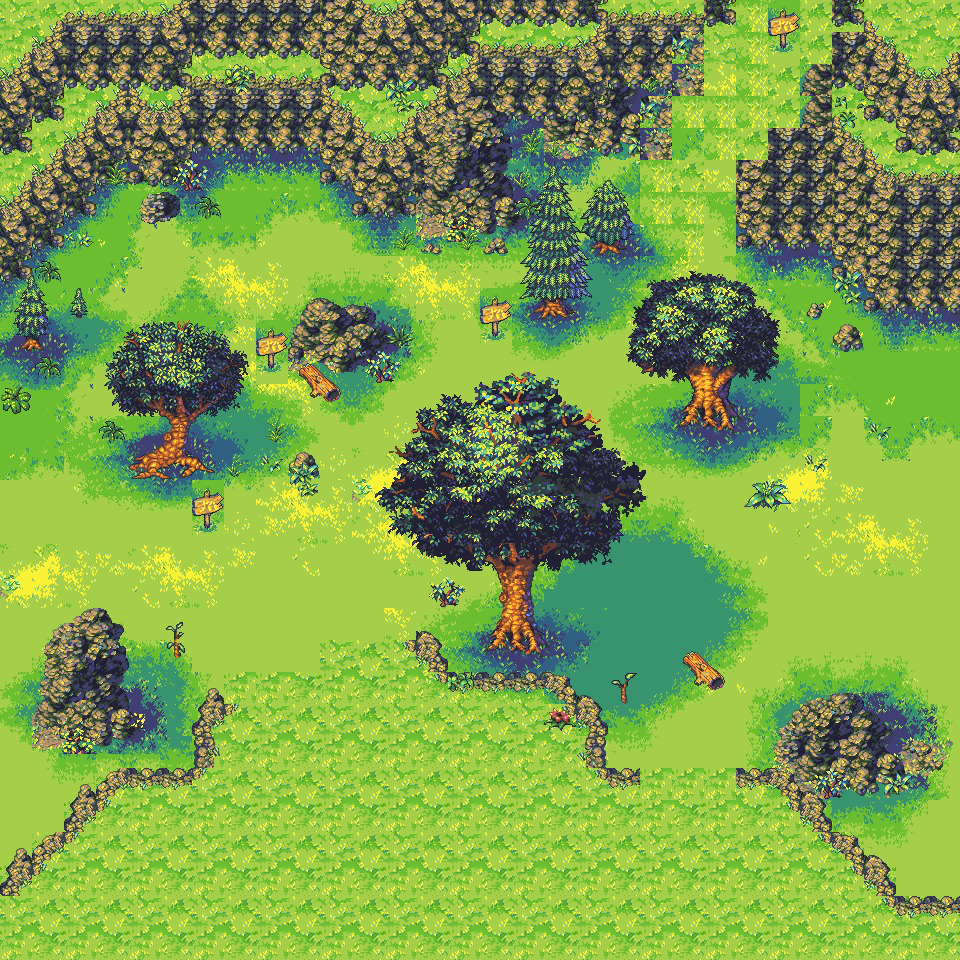

This is a level from a 2D game, rendered from its Tiled map with the project's own tilesets. A one-line summary and the complete map file follow:
An orthogonal 30x30 tile map with 32x32 px tiles, 1 tile layer (wallpaper).

<map version="1.10" tiledversion="1.11.2" orientation="orthogonal" renderorder="right-down" width="30" height="30" tilewidth="32" tileheight="32" infinite="0" nextlayerid="2" nextobjectid="1">
  <tileset firstgid="1" source="tilesets/images/OGAtilesetsremixed.tsx" />
    <layer id="1" name="wallpaper" width="30" height="30">
    <data encoding="csv">
1,2,3,4,5,6,7,8,9,10,11,12,13,14,15,16,17,18,19,20,21,22,92,232,387,30,92,28,29,30,
31,32,33,34,35,36,37,38,39,40,41,42,43,44,45,46,47,48,49,50,51,141,29,232,417,30,57,58,59,60,
61,62,63,64,65,66,67,68,69,70,71,72,73,74,75,76,77,78,79,80,81,111,515,232,30,171,87,88,89,90,
91,92,93,94,95,96,97,98,99,100,101,102,103,104,105,106,107,108,109,110,141,232,232,232,30,171,117,118,119,120,
121,122,123,124,125,126,127,128,129,130,131,132,133,134,135,136,137,138,139,140,111,419,232,30,145,146,147,148,149,150,
151,152,153,154,155,156,157,158,159,160,161,162,163,164,165,166,167,168,169,170,232,30,514,174,175,176,177,178,179,180,
181,182,183,184,185,186,187,188,189,190,191,192,193,194,195,196,197,198,199,200,232,232,423,204,205,206,207,208,209,210,
211,212,213,214,215,216,217,218,219,220,221,222,223,224,225,226,227,228,229,230,231,232,453,234,235,236,237,238,239,240,
241,242,243,244,245,246,247,248,249,250,251,252,253,254,255,256,257,258,259,260,261,262,263,264,265,266,267,268,269,270,
271,272,273,274,275,276,277,278,279,280,281,282,283,284,285,387,287,288,289,290,291,292,293,294,295,296,297,298,299,300,
301,302,303,304,305,306,307,308,387,310,311,312,313,314,315,417,317,318,319,320,321,322,323,324,325,326,327,328,329,330,
331,332,333,334,335,336,337,338,417,340,341,342,343,344,345,346,347,348,349,350,351,352,353,354,355,356,357,358,359,360,
361,362,363,364,365,366,367,368,369,370,371,372,373,374,375,376,377,378,379,380,381,382,383,384,385,419,420,388,389,390,
391,392,393,394,395,396,397,398,399,400,401,402,403,404,405,406,407,408,409,410,411,412,413,414,415,419,450,418,419,420,
421,422,423,424,425,426,427,428,429,430,431,432,433,434,435,436,437,438,439,440,441,442,443,444,445,446,480,448,449,450,
451,452,453,454,455,456,387,458,459,460,461,462,463,464,465,466,467,468,469,470,471,472,473,474,475,476,477,478,479,480,
481,482,483,484,485,486,417,488,489,490,491,492,493,494,495,496,497,498,499,500,501,502,503,504,505,506,507,508,509,510,
511,512,513,514,515,516,517,518,519,520,521,522,523,524,525,526,527,528,529,530,531,532,533,534,535,536,537,538,539,540,
541,542,543,544,545,546,547,478,478,478,478,478,553,554,555,556,557,558,559,560,561,562,563,564,565,566,567,568,569,570,
571,572,573,574,575,576,577,578,478,478,478,478,547,584,585,586,587,588,589,590,591,592,593,594,595,596,597,598,599,600,
601,602,603,604,605,606,607,608,478,478,611,612,613,614,615,616,617,618,619,620,621,622,623,624,625,626,627,628,629,630,
631,632,633,634,635,636,637,701,701,640,641,642,643,644,645,646,647,648,649,650,651,652,653,654,655,656,657,658,659,660,
661,662,663,664,665,666,667,668,669,670,671,672,673,674,675,676,677,678,679,680,681,682,683,684,685,686,687,688,689,690,
691,692,693,694,695,696,697,698,699,700,701,702,703,704,705,706,707,708,709,710,711,712,713,714,715,716,717,718,719,720,
721,722,723,724,725,726,727,728,729,730,731,732,733,734,735,736,737,738,739,740,701,701,701,744,745,746,747,748,749,750,
751,752,753,754,755,756,757,758,759,760,761,762,763,764,765,766,767,768,769,770,771,772,773,774,775,776,777,778,779,780,
781,782,783,784,785,786,787,788,789,790,791,792,793,794,795,796,797,798,799,800,801,802,803,804,805,806,807,808,809,810,
811,812,813,814,815,816,817,818,819,820,821,822,823,824,825,826,827,828,829,830,831,832,833,834,835,836,837,838,839,840,
841,842,843,844,845,846,847,848,849,850,851,852,853,854,855,856,857,858,859,860,861,862,863,864,865,866,867,868,869,870,
871,872,873,874,875,876,877,878,879,880,881,882,883,884,885,886,887,888,889,890,891,892,893,894,895,896,897,898,899,900
</data>
 </layer>
</map>
